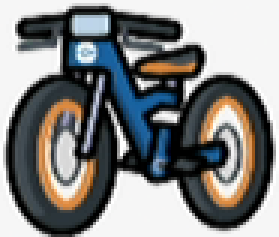
#> input picture Media/BDSP_Images/Bicycle.png, 93 x 79 px (shown 3 times larger)
$ python -i States.py   (imports and definitions only)
#> lines starting #> are read from the running program, lines starting #| are printed output that depends on the picture
#> further down, picture is the input picture: shape (79, 93, 3); mean B, G, R 132, 132.5, 131.8
import os
import sys
from time import time, monotonic, sleep
from typing import TYPE_CHECKING, Tuple, List, Any, Dict
import Constants as const
import numpy as np
import re
from pytesseract import pytesseract as pt

from .Dataclasses import *
from .Window_Capture import *

from .Image_Processing import Image_Processing, Text

state_timer = 0
LM_CACHE: dict[tuple[str, str], TemplateLandmark] = {}

# [108 lines left out: functions return_states, check_state, roi_from_norm, wait_state, split_state, not called in this run]

def join_state(state: str, sub: str | None) -> str:
    return f"{state}|{sub if sub is not None else 'None'}"

# [120 lines left out: functions get_box_slot_kind, _crop, _color_close, is_in_area, detect_template, get_landmark, not called in this run]

def _clahe_gray(img: np.ndarray) -> np.ndarray:
    if img is None:
        raise ValueError("Image is None")

    # Ensure uint8 for CLAHE
    if img.dtype != np.uint8:
        img = img.astype(np.uint8)

    # Handle channel count safely
    if img.ndim == 2:
        gray = img
    elif img.ndim == 3 and img.shape[2] == 1:
        gray = img[:, :, 0]
    elif img.ndim == 3 and img.shape[2] == 3:
        gray = cv.cvtColor(img, cv.COLOR_BGR2GRAY)
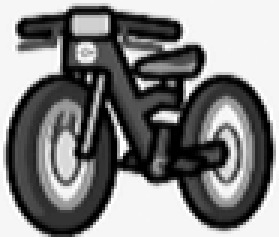
#> gray: shape (79, 93) (shown 3 times larger); min 0, max 255, mean 132.3
    elif img.ndim == 3 and img.shape[2] == 4:
        gray = cv.cvtColor(img, cv.COLOR_BGRA2GRAY)
    else:
        raise ValueError(f"Unsupported image shape: {img.shape}")

    clahe = cv.createCLAHE(clipLimit=2.0, tileGridSize=(8, 8))
    return clahe.apply(gray)
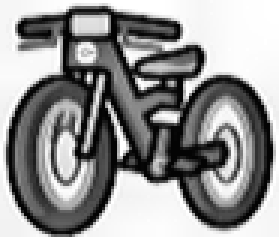
#> returned value: shape (79, 93) (shown 3 times larger); min 3, max 255, mean 146

# [121 lines left out: functions walk_until_landmark_dpad, is_row_selected, match_label, match_any_slot, get_tpl, not called in this run]

>>> import cv2
>>> picture = cv2.imread('../Media/BDSP_Images/Bicycle.png')
>>> result = _clahe_gray(picture)
